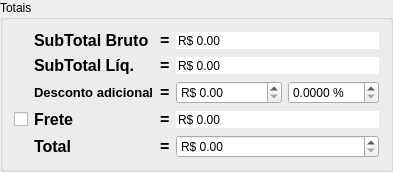
        <widget class="QGroupBox" name="groupBox_3">
         <property name="sizePolicy">
          <sizepolicy hsizetype="Fixed" vsizetype="Preferred">
           <horstretch>0</horstretch>
           <verstretch>0</verstretch>
          </sizepolicy>
         </property>
         <property name="title">
          <string>Totais</string>
         </property>
         <layout class="QGridLayout" name="gridLayout">
          <item row="0" column="1">
           <widget class="QLabel" name="labelSubTotalBruto">
            <property name="font">
             <font>
              <pointsize>12</pointsize>
              <weight>75</weight>
              <bold>true</bold>
             </font>
            </property>
            <property name="text">
             <string>SubTotal Bruto</string>
            </property>
            <property name="alignment">
             <set>Qt::AlignLeading|Qt::AlignLeft|Qt::AlignVCenter</set>
            </property>
           </widget>
          </item>
          <item row="0" column="2">
           <widget class="QLabel" name="label_6">
            <property name="font">
             <font>
              <pointsize>12</pointsize>
              <weight>75</weight>
              <bold>true</bold>
             </font>
            </property>
            <property name="text">
             <string>=</string>
            </property>
           </widget>
          </item>
          <item row="1" column="1">
           <widget class="QLabel" name="labelSubTotalLiq">
            <property name="font">
             <font>
              <pointsize>12</pointsize>
              <weight>75</weight>
              <bold>true</bold>
             </font>
            </property>
            <property name="text">
             <string>SubTotal Líq.</string>
            </property>
            <property name="alignment">
             <set>Qt::AlignLeading|Qt::AlignLeft|Qt::AlignVCenter</set>
            </property>
           </widget>
          </item>
          <item row="1" column="2">
           <widget class="QLabel" name="label_5">
            <property name="font">
             <font>
              <pointsize>12</pointsize>
              <weight>75</weight>
              <bold>true</bold>
             </font>
            </property>
            <property name="text">
             <string>=</string>
            </property>
           </widget>
          </item>
          <item row="2" column="1">
           <widget class="QLabel" name="labelDescontoGlobal">
            <property name="sizePolicy">
             <sizepolicy hsizetype="Fixed" vsizetype="Preferred">
              <horstretch>0</horstretch>
              <verstretch>0</verstretch>
             </sizepolicy>
            </property>
            <property name="font">
             <font>
              <pointsize>10</pointsize>
              <weight>75</weight>
              <bold>true</bold>
             </font>
            </property>
            <property name="text">
             <string>Desconto adicional</string>
            </property>
           </widget>
          </item>
          <item row="2" column="2">
           <widget class="QLabel" name="label_11">
            <property name="font">
             <font>
              <pointsize>12</pointsize>
              <weight>75</weight>
              <bold>true</bold>
             </font>
            </property>
            <property name="text">
             <string>=</string>
            </property>
           </widget>
          </item>
          <item row="2" column="3">
           <widget class="QDoubleSpinBox" name="doubleSpinBoxDescontoGlobalReais">
            <property name="sizePolicy">
             <sizepolicy hsizetype="Preferred" vsizetype="Fixed">
              <horstretch>0</horstretch>
              <verstretch>0</verstretch>
             </sizepolicy>
            </property>
            <property name="toolTip">
             <string>&lt;html&gt;&lt;head/&gt;&lt;body&gt;&lt;p&gt;Desconto percentual sobree todo o orçamento.&lt;/p&gt;&lt;/body&gt;&lt;/html&gt;</string>
            </property>
            <property name="correctionMode">
             <enum>QAbstractSpinBox::CorrectToNearestValue</enum>
            </property>
            <property name="showGroupSeparator" stdset="0">
             <bool>true</bool>
            </property>
            <property name="prefix">
             <string>R$ </string>
            </property>
            <property name="maximum">
             <double>9999999.000000000000000</double>
            </property>
           </widget>
          </item>
          <item row="2" column="4">
           <widget class="QDoubleSpinBox" name="doubleSpinBoxDescontoGlobal">
            <property name="sizePolicy">
             <sizepolicy hsizetype="Preferred" vsizetype="Fixed">
              <horstretch>0</horstretch>
              <verstretch>0</verstretch>
             </sizepolicy>
            </property>
            <property name="toolTip">
             <string>&lt;html&gt;&lt;head/&gt;&lt;body&gt;&lt;p&gt;Desconto percentual sobree todo o orçamento.&lt;/p&gt;&lt;/body&gt;&lt;/html&gt;</string>
            </property>
            <property name="suffix">
             <string> %</string>
            </property>
            <property name="decimals">
             <number>4</number>
            </property>
            <property name="maximum">
             <double>100.000000000000000</double>
            </property>
           </widget>
          </item>
          <item row="3" column="0">
           <widget class="QCheckBox" name="checkBoxFreteManual">
            <property name="sizePolicy">
             <sizepolicy hsizetype="Fixed" vsizetype="Fixed">
              <horstretch>0</horstretch>
              <verstretch>0</verstretch>
             </sizepolicy>
            </property>
            <property name="toolTip">
             <string>&lt;html&gt;&lt;head/&gt;&lt;body&gt;&lt;p&gt;Aperte para habilitar a edição manual do frete.&lt;/p&gt;&lt;/body&gt;&lt;/html&gt;</string>
            </property>
            <property name="text">
             <string/>
            </property>
           </widget>
          </item>
          <item row="3" column="1">
           <widget class="QLabel" name="labelFrete">
            <property name="sizePolicy">
             <sizepolicy hsizetype="Preferred" vsizetype="Preferred">
              <horstretch>0</horstretch>
              <verstretch>0</verstretch>
             </sizepolicy>
            </property>
            <property name="font">
             <font>
              <pointsize>12</pointsize>
              <weight>75</weight>
              <bold>true</bold>
             </font>
            </property>
            <property name="text">
             <string>Frete</string>
            </property>
            <property name="alignment">
             <set>Qt::AlignLeading|Qt::AlignLeft|Qt::AlignVCenter</set>
            </property>
           </widget>
          </item>
          <item row="3" column="2">
           <widget class="QLabel" name="label_3">
            <property name="font">
             <font>
              <pointsize>12</pointsize>
              <weight>75</weight>
              <bold>true</bold>
             </font>
            </property>
            <property name="text">
             <string>=</string>
            </property>
           </widget>
          </item>
          <item row="4" column="1">
           <widget class="QLabel" name="labelTotal">
            <property name="font">
             <font>
              <pointsize>12</pointsize>
              <weight>75</weight>
              <bold>true</bold>
             </font>
            </property>
            <property name="text">
             <string>Total</string>
            </property>
            <property name="alignment">
             <set>Qt::AlignLeading|Qt::AlignLeft|Qt::AlignVCenter</set>
            </property>
           </widget>
          </item>
          <item row="4" column="2">
           <widget class="QLabel" name="label_4">
            <property name="font">
             <font>
              <pointsize>12</pointsize>
              <weight>75</weight>
              <bold>true</bold>
             </font>
            </property>
            <property name="text">
             <string>=</string>
            </property>
           </widget>
          </item>
          <item row="0" column="3" colspan="2">
           <widget class="QDoubleSpinBox" name="doubleSpinBoxSubTotalBruto">
            <property name="toolTip">
             <string>&lt;html&gt;&lt;head/&gt;&lt;body&gt;&lt;p&gt;Sub-total bruto é o total do valor dos itens, &lt;span style=&quot; font-weight:600;&quot;&gt;sem nenhum desconto&lt;/span&gt;.&lt;/p&gt;&lt;/body&gt;&lt;/html&gt;</string>
            </property>
            <property name="frame">
             <bool>false</bool>
            </property>
            <property name="readOnly">
             <bool>true</bool>
            </property>
            <property name="buttonSymbols">
             <enum>QAbstractSpinBox::NoButtons</enum>
            </property>
            <property name="correctionMode">
             <enum>QAbstractSpinBox::CorrectToNearestValue</enum>
            </property>
            <property name="keyboardTracking">
             <bool>false</bool>
            </property>
            <property name="showGroupSeparator" stdset="0">
             <bool>true</bool>
            </property>
            <property name="prefix">
             <string>R$ </string>
            </property>
            <property name="maximum">
             <double>9999999.000000000000000</double>
            </property>
           </widget>
          </item>
          <item row="1" column="3" colspan="2">
           <widget class="QDoubleSpinBox" name="doubleSpinBoxSubTotalLiq">
            <property name="toolTip">
             <string>&lt;html&gt;&lt;head/&gt;&lt;body&gt;&lt;p&gt;Sub-total líq. do orçamento é o subtotal dos itens com desconto&lt;/p&gt;&lt;/body&gt;&lt;/html&gt;</string>
            </property>
            <property name="frame">
             <bool>false</bool>
            </property>
            <property name="readOnly">
             <bool>true</bool>
            </property>
            <property name="buttonSymbols">
             <enum>QAbstractSpinBox::NoButtons</enum>
            </property>
            <property name="correctionMode">
             <enum>QAbstractSpinBox::CorrectToNearestValue</enum>
            </property>
            <property name="keyboardTracking">
             <bool>false</bool>
            </property>
            <property name="showGroupSeparator" stdset="0">
             <bool>true</bool>
            </property>
            <property name="prefix">
             <string>R$ </string>
            </property>
            <property name="maximum">
             <double>9999999.000000000000000</double>
            </property>
           </widget>
          </item>
          <item row="3" column="3" colspan="2">
           <widget class="QDoubleSpinBox" name="doubleSpinBoxFrete">
            <property name="toolTip">
             <string>&lt;html&gt;&lt;head/&gt;&lt;body&gt;&lt;p&gt;Valor total do orçamento, com desconto final.&lt;/p&gt;&lt;/body&gt;&lt;/html&gt;</string>
            </property>
            <property name="wrapping">
             <bool>false</bool>
            </property>
            <property name="frame">
             <bool>false</bool>
            </property>
            <property name="readOnly">
             <bool>true</bool>
            </property>
            <property name="buttonSymbols">
             <enum>QAbstractSpinBox::NoButtons</enum>
            </property>
            <property name="correctionMode">
             <enum>QAbstractSpinBox::CorrectToNearestValue</enum>
            </property>
            <property name="showGroupSeparator" stdset="0">
             <bool>true</bool>
            </property>
            <property name="prefix">
             <string>R$ </string>
            </property>
            <property name="maximum">
             <double>9999999.000000000000000</double>
            </property>
           </widget>
          </item>
          <item row="4" column="3" colspan="2">
           <widget class="QDoubleSpinBox" name="doubleSpinBoxTotal">
            <property name="toolTip">
             <string>&lt;html&gt;&lt;head/&gt;&lt;body&gt;&lt;p&gt;Valor total do orçamento, com desconto final.&lt;/p&gt;&lt;/body&gt;&lt;/html&gt;</string>
            </property>
            <property name="wrapping">
             <bool>false</bool>
            </property>
            <property name="correctionMode">
             <enum>QAbstractSpinBox::CorrectToNearestValue</enum>
            </property>
            <property name="showGroupSeparator" stdset="0">
             <bool>true</bool>
            </property>
            <property name="prefix">
             <string>R$ </string>
            </property>
            <property name="maximum">
             <double>9999999.000000000000000</double>
            </property>
           </widget>
          </item>
         </layout>
        </widget>
